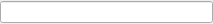
<?xml version="1.0" encoding="UTF-8"?>
<ui version="4.0">
 <class>EditableLabel</class>
 <widget class="QWidget" name="EditableLabel">
  <property name="geometry">
   <rect>
    <x>0</x>
    <y>0</y>
    <width>213</width>
    <height>24</height>
   </rect>
  </property>
  <property name="windowTitle">
   <string>Form</string>
  </property>
  <layout class="QVBoxLayout" name="verticalLayout_21">
   <property name="margin">
    <number>0</number>
   </property>
   <item>
    <widget class="QStackedWidget" name="stackedWidget">
     <property name="currentIndex">
      <number>1</number>
     </property>
     <widget class="QWidget" name="verticalLayoutWidget">
      <layout class="QVBoxLayout" name="verticalLayout">
       <property name="margin">
        <number>0</number>
       </property>
       <item>
        <widget class="QLabel" name="label">
         <property name="text">
          <string>获取中...</string>
         </property>
        </widget>
       </item>
      </layout>
     </widget>
     <widget class="QWidget" name="verticalLayoutWidget_2">
      <layout class="QVBoxLayout" name="verticalLayout_2">
       <property name="margin">
        <number>0</number>
       </property>
       <item>
        <widget class="QLineEdit" name="lineEdit"/>
       </item>
      </layout>
     </widget>
    </widget>
   </item>
  </layout>
 </widget>
 <resources/>
 <connections/>
</ui>
